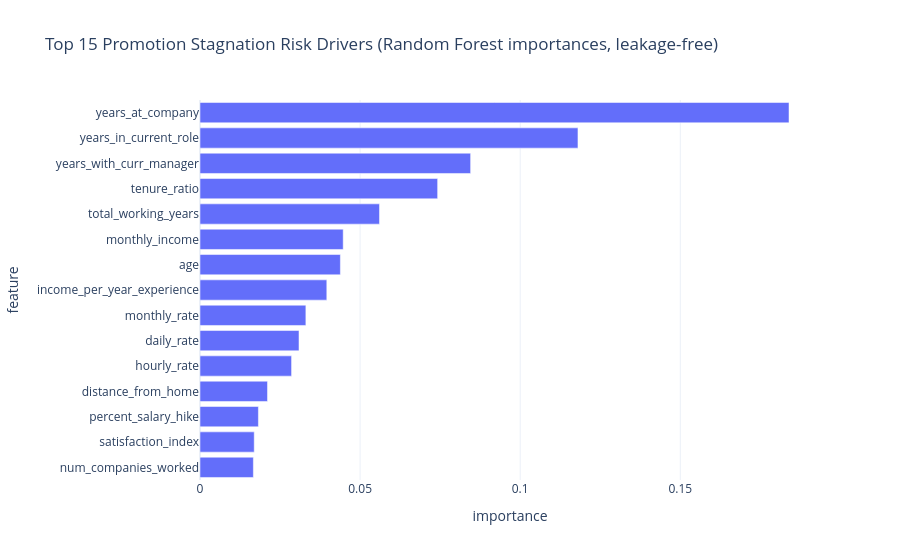

Notebook source saved alongside this figure:
### Code cell
fig = px.bar(
    stagnation_fi.sort_values("importance"), x="importance", y="feature", orientation="h",
    title="Top 15 Promotion Stagnation Risk Drivers (Random Forest importances, leakage-free)",
)
fig.update_layout(template="plotly_white")
fig.show()

### Figure 1 — Plotly figure (JSON) as saved in the notebook; plotly's stock layout.template omitted (floating-point values rounded to 4 significant figures)
{"data": [{"hovertemplate": "importance=%{x}<br>feature=%{y}<extra></extra>", "legendgroup": "", "marker": {"color": "#636efa", "pattern": {"shape": ""}}, "name": "", "orientation": "h", "showlegend": false, "textposition": "auto", "type": "bar", "x": [0.01667, 0.01694, 0.01824, 0.02108, 0.0286, 0.03091, 0.03307, 0.0396, 0.04384, 0.04472, 0.05605, 0.07422, 0.08452, 0.118, 0.184], "xaxis": "x", "y": ["num_companies_worked", "satisfaction_index", "percent_salary_hike", "distance_from_home", "hourly_rate", "daily_rate", "monthly_rate", "income_per_year_experience", "age", "monthly_income", "total_working_years", "tenure_ratio", "years_with_curr_manager", "years_in_current_role", "years_at_company"], "yaxis": "y"}], "layout": {"barmode": "relative", "legend": {"tracegroupgap": 0}, "title": {"text": "Top 15 Promotion Stagnation Risk Drivers (Random Forest importances, leakage-free)"}, "xaxis": {"anchor": "y", "domain": [0.0, 1.0], "title": {"text": "importance"}}, "yaxis": {"anchor": "x", "domain": [0.0, 1.0], "title": {"text": "feature"}}}}
